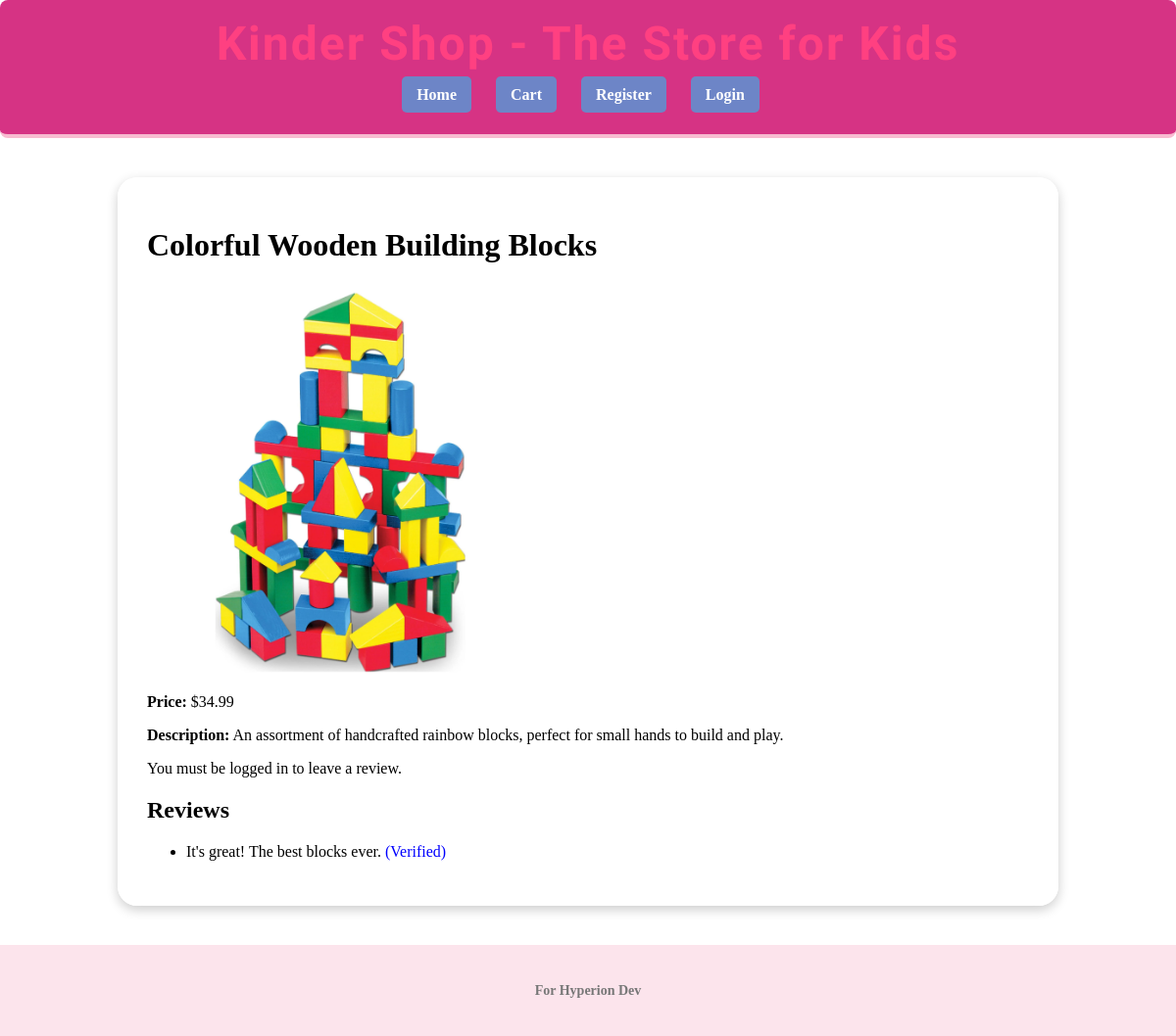
/items/6/, run on the app's committed database.
### shopping_app/models.py (models this page shows, shortened)
class Item(models.Model):
    name = models.CharField(max_length=255)
    description = models.TextField(blank=True)
    price = models.DecimalField(max_digits=10, decimal_places=2)
    available = models.BooleanField(default=True)
    image = models.ImageField(upload_to="item_images/", blank=True, null=True)
    store = models.ForeignKey("Store", on_delete=models.CASCADE)

class Review(models.Model):
    item = models.ForeignKey(Item, on_delete=models.CASCADE,
                             related_name="reviews")
    buyer = models.ForeignKey(Buyer, on_delete=models.CASCADE)
    rating = models.IntegerField()
    comment = models.TextField()
    verified = models.BooleanField(default=False)
    created_at = models.DateTimeField(auto_now_add=True)

### shopping_app/views.py (the view)
# urls.py: path("items/<int:item_id>/", view_item_detail, name="item_detail"),
def view_item_detail(request, item_id):
    item = get_object_or_404(Item, id=item_id)
    reviews = item.reviews.all()
    return render(request, "shopping_app/item_detail.html", {
        "item": item,
        "reviews": reviews,
    })

### shopping_app/templates/shopping_app/item_detail.html
{% extends 'shopping_app/base.html' %}
{% block content %}
<h1>{{ item.name }}</h1>
{% if item.image %}
    <img src="{{ item.image.url }}" alt="{{ item.name }}" style="max-width: 400px; height: auto;">
{% endif %}
<p><strong>Price:</strong> ${{ item.price }}</p>
<p><strong>Description:</strong> {{ item.description }}</p>
{% if user.is_authenticated %}
    <a href="{% url 'leave_review' item.id %}" class="btn btn-pink">Leave a Review</a>
<a href="{% url 'add_to_cart' item.id %}">Add to Cart</a>
{% else %}
    <p>You must be logged in to leave a review.</p>
{% endif %}
<h2>Reviews</h2>
<ul>
    {% for review in reviews %}
        <li>
            {{ review.comment }}
            {% if review.verified %}
                <span style="color: blue;">(Verified)</span>
            {% else %}
                (Unverified)
            {% endif %}
        </li>
    {% empty %}
        <li>No reviews yet.</li>
    {% endfor %}
</ul>
{% endblock %}

### shopping_app/static/shopping_app/styles.css (style rules this page uses)
body { background: url('https://st.depositphotos.com/1828227/1853/v/450/depositphotos_18534541-stock-illustration-kids-playing-seamless-pattern-background.jpg') no-repeat center center fixed; background-size: cover; font-family: 'Comic Sans MS', cursive; margin: 0; padding: 0; }

### data on the page
Item: name "Colorful Wooden Building Blocks", image (picture), price "34.99", description "An assortment of handcrafted rainbow blocks, perfect for small hands to build and play."
Review: comment "It's great! The best blocks ever.", verified "(Verified)"
